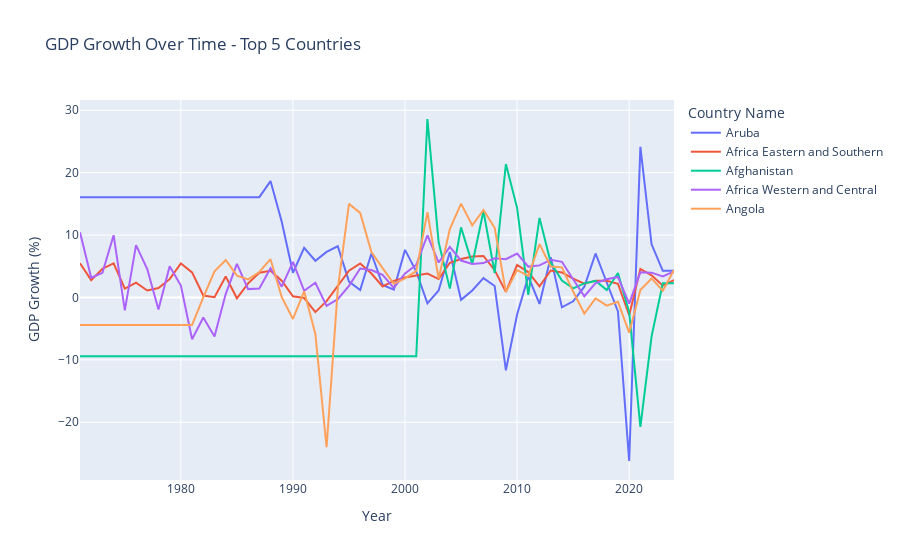

Source (notebook cell):
### Markdown cell above
## 7. Interactive Visualization

### Code cell
# Interactive time series for selected countries
countries_to_plot = df['Country Name'].value_counts().head(5).index.tolist()
df_selected = df[df['Country Name'].isin(countries_to_plot)]

fig = px.line(df_selected, x='Year', y='GDP_Growth', color='Country Name',
              title='GDP Growth Over Time - Top 5 Countries',
              labels={'GDP_Growth': 'GDP Growth (%)'})
fig.update_layout(hovermode='x unified')
fig.show()

### Figure 1 — Plotly figure (JSON) as saved in the notebook; plotly's stock layout.template omitted (floating-point values rounded to 4 significant figures)
{"data": [{"hovertemplate": "Country Name=Aruba<br>Year=%{x}<br>GDP Growth (%)=%{y}<extra></extra>", "legendgroup": "Aruba", "line": {"color": "#636efa", "dash": "solid"}, "marker": {"symbol": "circle"}, "mode": "lines", "name": "Aruba", "orientation": "v", "showlegend": true, "type": "scatter", "x": [1971, 1972, 1973, 1974, 1975, 1976, 1977, 1978, 1979, 1980, 1981, 1982, 1983, 1984, 1985, 1986, 1987, 1988, 1989, 1990, 1991, 1992, 1993, 1994, 1995, 1996, 1997, 1998, 1999, 2000, 2001, 2002, 2003, 2004, 2005, 2006, 2007, 2008, 2009, 2010, 2011, 2012, 2013, 2014, 2015, 2016, 2017, 2018, 2019, 2020, 2021, 2022, 2023, 2024], "xaxis": "x", "y": [16.08, 16.08, 16.08, 16.08, 16.08, 16.08, 16.08, 16.08, 16.08, 16.08, 16.08, 16.08, 16.08, 16.08, 16.08, 16.08, 16.08, 18.65, 12.13, 3.961, 7.963, 5.882, 7.308, 8.204, 2.547, 1.186, 7.047, 1.992, 1.238, 7.623, 4.182, -0.945, 1.111, 7.294, -0.3831, 1.127, 3.09, 1.836, -11.68, -2.733, 3.369, -1.041, 6.431, -1.587, -0.6236, 1.72, 7.049, 2.397, -2.232, -26.21, 24.13, 8.518, 4.264, 4.264], "yaxis": "y"}, {"hovertemplate": "Country Name=Africa Eastern and Southern<br>Year=%{x}<br>GDP Growth (%)=%{y}<extra></extra>", "legendgroup": "Africa Eastern and Southern", "line": {"color": "#EF553B", "dash": "solid"}, "marker": {"symbol": "circle"}, "mode": "lines", "name": "Africa Eastern and Southern", "orientation": "v", "showlegend": true, "type": "scatter", "x": [1971, 1972, 1973, 1974, 1975, 1976, 1977, 1978, 1979, 1980, 1981, 1982, 1983, 1984, 1985, 1986, 1987, 1988, 1989, 1990, 1991, 1992, 1993, 1994, 1995, 1996, 1997, 1998, 1999, 2000, 2001, 2002, 2003, 2004, 2005, 2006, 2007, 2008, 2009, 2010, 2011, 2012, 2013, 2014, 2015, 2016, 2017, 2018, 2019, 2020, 2021, 2022, 2023, 2024], "xaxis": "x", "y": [5.479, 2.771, 4.606, 5.476, 1.404, 2.382, 1.121, 1.509, 2.931, 5.464, 4.014, 0.3152, 0.03933, 3.365, -0.128, 2.266, 3.955, 4.274, 2.696, 0.1759, -0.09546, -2.35, -0.5994, 1.932, 4.283, 5.454, 3.842, 1.753, 2.649, 3.212, 3.505, 3.834, 2.953, 5.554, 6.162, 6.577, 6.647, 4.366, 0.8927, 5.208, 4.059, 1.768, 4.318, 4.014, 3.003, 2.196, 2.696, 2.665, 2.2, -2.86, 4.564, 3.556, 1.891, 2.767], "yaxis": "y"}, {"hovertemplate": "Country Name=Afghanistan<br>Year=%{x}<br>GDP Growth (%)=%{y}<extra></extra>", "legendgroup": "Afghanistan", "line": {"color": "#00cc96", "dash": "solid"}, "marker": {"symbol": "circle"}, "mode": "lines", "name": "Afghanistan", "orientation": "v", "showlegend": true, "type": "scatter", "x": [1971, 1972, 1973, 1974, 1975, 1976, 1977, 1978, 1979, 1980, 1981, 1982, 1983, 1984, 1985, 1986, 1987, 1988, 1989, 1990, 1991, 1992, 1993, 1994, 1995, 1996, 1997, 1998, 1999, 2000, 2001, 2002, 2003, 2004, 2005, 2006, 2007, 2008, 2009, 2010, 2011, 2012, 2013, 2014, 2015, 2016, 2017, 2018, 2019, 2020, 2021, 2022, 2023, 2024], "xaxis": "x", "y": [-9.432, -9.432, -9.432, -9.432, -9.432, -9.432, -9.432, -9.432, -9.432, -9.432, -9.432, -9.432, -9.432, -9.432, -9.432, -9.432, -9.432, -9.432, -9.432, -9.432, -9.432, -9.432, -9.432, -9.432, -9.432, -9.432, -9.432, -9.432, -9.432, -9.432, -9.432, 28.6, 8.832, 1.414, 11.23, 5.357, 13.83, 3.925, 21.39, 14.36, 0.4264, 12.75, 5.601, 2.725, 1.451, 2.26, 2.647, 1.189, 3.912, -2.351, -20.74, -6.24, 2.267, 2.267], "yaxis": "y"}, {"hovertemplate": "Country Name=Africa Western and Central<br>Year=%{x}<br>GDP Growth (%)=%{y}<extra></extra>", "legendgroup": "Africa Western and Central", "line": {"color": "#ab63fa", "dash": "solid"}, "marker": {"symbol": "circle"}, "mode": "lines", "name": "Africa Western and Central", "orientation": "v", "showlegend": true, "type": "scatter", "x": [1971, 1972, 1973, 1974, 1975, 1976, 1977, 1978, 1979, 1980, 1981, 1982, 1983, 1984, 1985, 1986, 1987, 1988, 1989, 1990, 1991, 1992, 1993, 1994, 1995, 1996, 1997, 1998, 1999, 2000, 2001, 2002, 2003, 2004, 2005, 2006, 2007, 2008, 2009, 2010, 2011, 2012, 2013, 2014, 2015, 2016, 2017, 2018, 2019, 2020, 2021, 2022, 2023, 2024], "xaxis": "x", "y": [10.45, 3.153, 3.952, 9.976, -2.078, 8.395, 4.551, -1.918, 5.002, 1.906, -6.701, -3.223, -6.252, 0.5419, 5.395, 1.338, 1.43, 4.68, 1.727, 5.697, 1.067, 2.35, -1.363, -0.2832, 1.86, 4.629, 4.403, 3.623, 1.528, 3.842, 5.207, 9.969, 5.598, 8.095, 5.912, 5.355, 5.502, 6.276, 6.126, 7.032, 4.947, 5.141, 6.028, 5.712, 2.928, 0.1942, 2.296, 2.905, 3.282, -0.9841, 4.03, 3.975, 3.358, 4.176], "yaxis": "y"}, {"hovertemplate": "Country Name=Angola<br>Year=%{x}<br>GDP Growth (%)=%{y}<extra></extra>", "legendgroup": "Angola", "line": {"color": "#FFA15A", "dash": "solid"}, "marker": {"symbol": "circle"}, "mode": "lines", "name": "Angola", "orientation": "v", "showlegend": true, "type": "scatter", "x": [1971, 1972, 1973, 1974, 1975, 1976, 1977, 1978, 1979, 1980, 1981, 1982, 1983, 1984, 1985, 1986, 1987, 1988, 1989, 1990, 1991, 1992, 1993, 1994, 1995, 1996, 1997, 1998, 1999, 2000, 2001, 2002, 2003, 2004, 2005, 2006, 2007, 2008, 2009, 2010, 2011, 2012, 2013, 2014, 2015, 2016, 2017, 2018, 2019, 2020, 2021, 2022, 2023, 2024], "xaxis": "x", "y": [-4.4, -4.4, -4.4, -4.4, -4.4, -4.4, -4.4, -4.4, -4.4, -4.4, -4.4, 0.0, 4.2, 6.0, 3.5, 2.9, 4.083, 6.129, 0.04162, -3.45, 0.9914, -5.838, -23.98, 1.339, 15.0, 13.54, 7.274, 4.691, 2.181, 3.055, 4.206, 13.67, 2.99, 10.95, 15.03, 11.55, 14.01, 11.17, 0.86, 4.398, 3.472, 8.542, 4.955, 4.823, 0.9436, -2.58, -0.1472, -1.316, -0.7023, -5.638, 1.199, 3.045, 1.078, 4.424], "yaxis": "y"}], "layout": {"hovermode": "x unified", "legend": {"title": {"text": "Country Name"}, "tracegroupgap": 0}, "title": {"text": "GDP Growth Over Time - Top 5 Countries"}, "xaxis": {"anchor": "y", "domain": [0, 1], "title": {"text": "Year"}}, "yaxis": {"anchor": "x", "domain": [0, 1], "title": {"text": "GDP Growth (%)"}}}}
